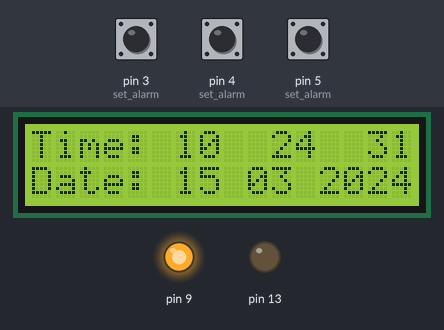
A sketch run on a simulated Arduino Uno, built with avr-gcc and run on an emulated ATmega328P. Shown: 16×2 character LCD, output pins drawn as LEDs (lit = HIGH). Dashed ring = blinking. Inputs (shaded band) come from the test bench; at power-on: pin 5 (set_alarm) HIGH, pin 3 (set_alarm) HIGH, pin 4 (set_alarm) HIGH. The local clock reads 2024-03-15 10:24:30 at power-on unless the sketch sets it; what the sketch prints to the serial monitor is not drawn.

Above: at 1.7 s.
1.8 s: pin 5 (set_alarm) pulled LOW for 0.15 s
At 3.2 s:
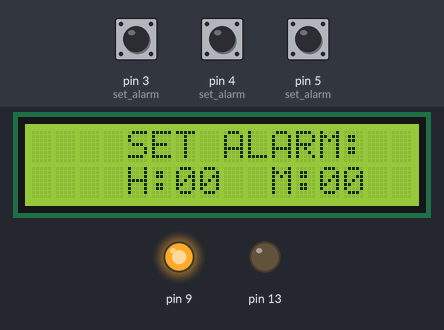
3.5 s: pin 5 (set_alarm) pulled LOW for 1 s
At 4.41 s:
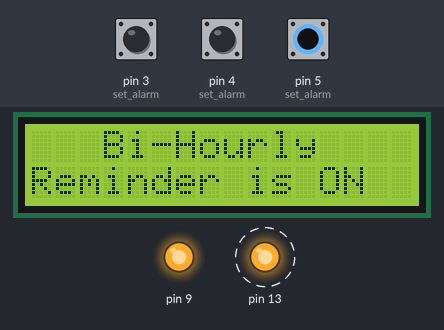
6.0 s: pin 5 (set_alarm) pulled LOW for 3.2 s
At 6.31 s:
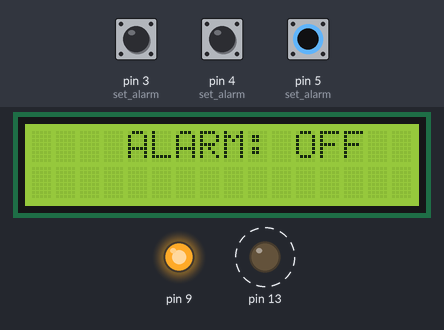
10.7 s: pin 3 (set_alarm) pulled LOW for 3.2 s
At 15.1 s:
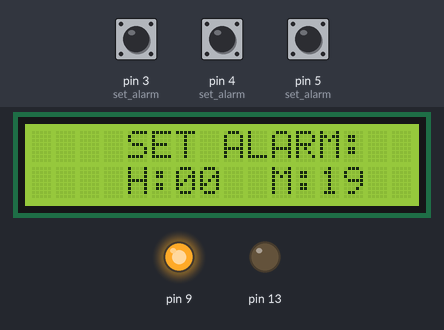
15.4 s: pin 4 (set_alarm) pulled LOW for 0.15 s
At 15.9 s:
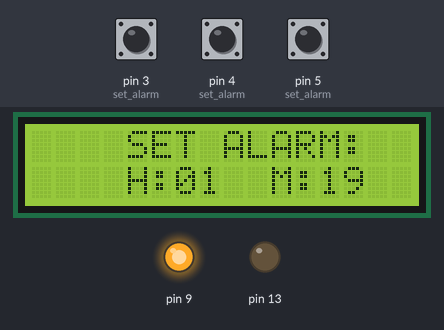
17.1 s: pin 3 (set_alarm) pulled LOW for 0.15 s
At 18.2 s:
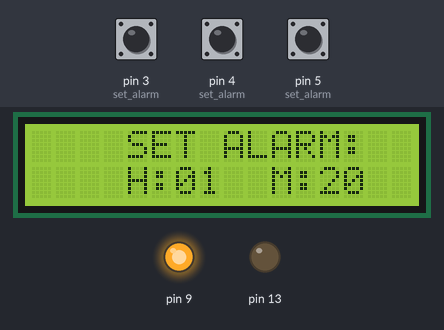
Timing chart, 0 to 19.7 s (numbered marks = the images above; inputs shaded):
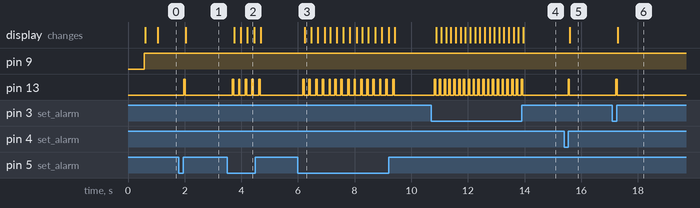

Measured:
- after the input at 1.8 s, pin 13: LOW → HIGH after 0.16 s, → LOW 0.05 s later; the display: changes after 0.24 s (image 1)
- after the input at 3.5 s, pin 13: alternates HIGH for 0.05 s and LOW for 0.18 s, 10 changes in all, then stays LOW, starting after 0.19 s; the display: first changes after 0.25 s (image 2 shows a later state)
- after the input at 6.0 s, pin 13: alternates HIGH for 0.05 s and LOW for 0.18 s, 30 changes in all, then stays LOW, starting after 0.17 s; the display: changes after 0.24 s (image 3)
- after the input at 10.7 s, pin 13: alternates HIGH for 0.05 s and LOW for 0.12 s, 38 changes in all, then stays LOW, starting after 0.12 s; the display: first changes after 0.19 s (image 4 shows a later state)
- after the input at 15.4 s, pin 13: LOW → HIGH after 0.14 s, → LOW 0.05 s later; the display: changes after 0.20 s (image 5)
- after the input at 17.1 s, pin 13: LOW → HIGH after 0.13 s, → LOW 0.05 s later; the display: changes after 0.20 s (image 6)

The sketch:

clock-code.ino
```cpp
/*
Credits for libraries used:
  DS1307RTC.h by Michael Margolis,Paul Stoffregen
  LiquidCrystal_I2C.h by Frank de Brabander, Marco Schwartz
  Wire.h by Arduino
  TimeLib.h by Paul Stoffregen


ARDUINO CLOCK PROJECT DEVELOPED BY KARTHIK J
GitHub: https://github.com/karthik4j/

Wiring for external USB programmer: yellow -reset grey & white TX and RX black  GND
*/
#include <LiquidCrystal_I2C.h>
LiquidCrystal_I2C lcd(0x27,16,2);  // set the LCD address to 0x27 for a 16 chars and 2 line display
#include <Wire.h>
#include <TimeLib.h>
#include <DS1307RTC.h>
\
//variables to store button state
bool btn_1 =0;
bool btn_2 =0;
bool btn_3 =0;
//hourly reminder feature to add;

int menu = 0;                   //a variable to choose the current screen
int alarm_hour = 6;             //a variable to store the hour to ring the alarm
int alarm_minute = 25;           //a variable to store the minute to ring the alarm

bool alarm_trigger = false;  //a variable to constantly ring the alarm and make sure it does not turn off till the user dissmes the alarm
int alarm_now = false;       //a variable to enable or disable the alarm

int brightness = 255;        //a variable to set brigtness(default is full (255))
int nightmode = 0;           //a variable to turn on or off night mode
int reminder = 1;

void setup()
{
  Serial.begin(9600);
  lcd.init();
  lcd.backlight();
  lcd.setCursor(0,0);
  lcd.print("Alarm Clock");
  delay(500);
  lcd.clear();
  pinMode(3,INPUT);
  pinMode(13,OUTPUT);
  pinMode(4,INPUT);
  pinMode(5,INPUT);
  pinMode(9,OUTPUT);

  if (RTC.chipPresent()) {
      Serial.println("The DS1307 is stopped.  Please run the SetTime");
    } else {
      Serial.println("DS1307 read error! Check SDA,SCL wiring");
      Serial.println();
    }
}

void chirp()
//chirp is the sound produced when any button is pressed.
//Nightmode is a flag that checks if the user want the clock to operate without disturbing anyone sleeping next to them
//also disables hourly reminders (will be covered later in the code)
{
  if(nightmode != 1)
  digitalWrite(13,HIGH);
  delay(50);
  digitalWrite(13,LOW);
}
void turn_on_alarm()
//Menu to set or reset the alarm. 'On' means the alarm will set for the allocated time.
//'off' means alarm won't go off even if time has been set by user.


//code to set or reset the alarm.
{
   if (alarm_now == 1)
 {
  lcd.setCursor(4,0) ;
  lcd.print("ALARM ON  ");


 }

 else
 {
  lcd.setCursor(4,0) ;
  lcd.print("ALARM: OFF");
 }
//get user input and toggle between on and off
 if(btn_2 == LOW)
 {
   delay(150);
         chirp();

   alarm_now++;
}
  if(alarm_now >=2){alarm_now =0;}
}
void set_alarm()
//Menu to set alarm_time and alarm_hour.
//Alarm time is set to current time so it's easier to adjust the alarm time.
//This helps us to reduce the number of button presses to set the time.
//Gets the time to set alarm from user using buttons on the clock

{

while( btn_1!= LOW)  {
  //need to include this as the button read value is not updated when stuck in a whie loop as the data is read from the main loop so we have to read it again
  btn_1 = digitalRead(5);
  btn_2 = digitalRead(4);
  btn_3 = digitalRead(3);

  lcd.setCursor(4,0);
  lcd.print("SET ALARM: ");

if(alarm_hour < 10)
{
  lcd.setCursor(4,1);
  lcd.print("H:0"+ String(alarm_hour));
}
else
{
  lcd.setCursor(4,1);
  lcd.print("H:"+ String(alarm_hour));
}
  if(alarm_minute < 10)
  {
  lcd.setCursor(10,1);
  lcd.print("M:0"+String(alarm_minute));
  }
  else
  {
  lcd.setCursor(10,1);
  lcd.print("M:"+String(alarm_minute));
  }

  //get user input  and set hour and minute accordingly
  if(btn_2 == LOW)
  {
    alarm_hour++;
    delay(100);
    chirp();
   if(alarm_hour > 23){alarm_hour = 0;}
  }
  if(btn_3 == LOW)
  {  delay(100);
      chirp();
    alarm_minute++;
    if(alarm_minute > 59){alarm_minute = 00;}
  } }

}

void set_brightness()
//Menu used to change/set the  brightness of the LCD screen.
//Gets the value from user using one of the buttons.
//User cannot change the brightness if the clock is in nightmode, i.e. DND Mode
//Default brightness in nightmode is 20 (not percent)
//Highest is 255.
//User can set brightness 0 in day-mode (when nightmode is off)
//This is not a bug, it is a feature.
{
  lcd.setCursor(0,0);
  lcd.print("Brightness:  "+String(brightness)+"   ");

  if(nightmode ==  1)
  {
    lcd.setCursor(0,1);
    lcd.print("Night mode: ON ");
    brightness=20;
  }
  else
  {
    lcd.setCursor(0,1);
    lcd.print("Night mode: OFF");
  }

  if(btn_2 == LOW)
  {
    brightness = brightness+10;
    delay(100);
    chirp();
    if(brightness >= 255)
    {
      brightness = 0;
    }
  }

  if(btn_3 == LOW)
  {
    nightmode++;
    delay(100);
        chirp();
    if(nightmode >= 2){nightmode = 0;}
  }

}

void alarm_ring(){
    alarm_trigger = true;
    lcd.clear();

    lcd.setCursor(4,0);
    lcd.print("TIME'S UP");
\

  while (alarm_trigger == true)
  {

\
    analogWrite(9,255);

    digitalWrite(13,1);
    delay(50);
    digitalWrite(13,0);
    delay(50);

    digitalWrite(13,1);
    delay(50);
    digitalWrite(13,0);
    delay(50);


    digitalWrite(13,1);
    delay(50);
    digitalWrite(13,0);
    delay(50);

    digitalWrite(13,1);
    delay(50);
    digitalWrite(13,0);
    delay(50);

    analogWrite(9,0);
    delay(600);


  if( digitalRead(4)==LOW)
   {
    digitalWrite(13,LOW);
    brightness = 255;
    alarm_trigger = false;
    alarm_now = false;
     lcd.clear();
   }
  }
}

void hourly_reminder()
{
// hourly reminder is a feature that alerts the user about the passage of time.
// it beeps every 30 minutes
// it does not beep if "nightmode" is turned on
// it only beeps from 7 am to 11 pm

  if(btn_2 == 0)
  {
    reminder = reminder+1;
    delay(150);
        chirp();
    if (reminder > 2){reminder = 0;}
  }
  if (reminder == 1)
  {
    lcd.setCursor(3,0);
    lcd.print("Bi-Hourly");
    lcd.setCursor(0,1);
    lcd.print("Reminder is ON ");

  }
  else
  {
    lcd.setCursor(3,0);
    lcd.print("Bi-Hourly");
    lcd.setCursor(0,1);
    lcd.print("Reminder is OFF");
  }
  }


 void loop()
{

 //RTC module time structure
 tmElements_t tm;
 analogWrite(9,brightness);


  btn_1 = digitalRead(5);
  btn_2 = digitalRead(4);
  btn_3 = digitalRead(3);

 // to toggle between the menus
 if(btn_1 == 0)
 {
  menu = menu+1;
  delay(150);
      chirp();
  if(menu >4)
  {menu = 0;}
  lcd.clear();
 }
//menu to set alarm time. Calls the function set_alarm() to do this.
//also sets the alarm_hour and alarm_minute to current hour and minute so it's easier to set the time while setting the alarm.
if(menu == 1)
  {
    if(alarm_now == 0){alarm_hour=tm.Hour;alarm_minute=tm.Minute;}
    set_alarm();
  }
if(menu == 2){turn_on_alarm();}  //after setting the alarm time, user can decide whether or not to turn on or off the alarm.
if(menu == 3){set_brightness();} //set brigtness and decide if you want to turn on "nightmode"
if(menu == 4){hourly_reminder();} //turn on or off 'bi-hourly reminder according to the user's choice.


 if(RTC.read(tm)) //checks if it can read the time. If the RTC module looses power at any point or if the on-board battery is depleted it will set the time to 255:255:255 to let the board know that time needs to be set again.
 {

  //if nightmode is on then the LCD backlight is turned off so that it does not disturb the user's sleep.
  //This only works if both nightmode is on and if it is night time (i.e. 22 hrs + or 10PM)
  if(tm.Hour > 22 and nightmode == 1)
  {
    brightness = 0;
  }

//checks if the board was able to establish an connection with the RTC module and to check if the time is set properly.
// If the battery is dead or if there are any issues with the wiring this will be false and will alert the user to set the program using the SetTime program.
  if (RTC.chipPresent()==false)
  {
        lcd.setCursor(6,1);
        lcd.print('3');
        Serial.print("ERROR");

  }
  if(alarm_now  == 1) //alarm_now is a flag used to decide whether or not to ring the alarm for a set alarm time.
  {

    if(tm.Hour == alarm_hour and tm.Minute == alarm_minute and tm.Second == 0 ) //checks if it's time to ring
   {alarm_ring();} //rings the alarm once this is executed. It will not stop to ring unless the user wakes up or if the button is pressed. Can run indefinitely.
  }

  if(reminder == true && nightmode != 1)
   // Checks if the user has enabled bi-hourly reminders and if nightmode is off. If both conditions are satisfied then the clock reminds the user every half an hour till 22:00:00 or 10PM
   // Automatically starts alerting user once its morning again.
  {
    if(tm.Hour<=22 and tm.Hour >7 )
    {
    if(tm.Minute == 30 and tm.Second == 0 or tm.Minute == 00 and tm.Second == 0)
    {
      digitalWrite(13,1);
      delay(100);
      digitalWrite(13,0);

    }

  }
 }
 }
// MENU = 0 means to display just the time. No functions are called in this part. Only the background condtions are checked such as hourly reminder, alarm and nightmode conditons.
if(menu ==0 )
{

      lcd.setCursor(0,0);
      lcd.print("Time:");
      lcd.setCursor(0,1);
      lcd.print("Date:");

    if(tm.Second%2 == 0)
    {
      lcd.setCursor(8,1);
      lcd.print(":");

      lcd.setCursor(11,1);
      lcd.print(":");

      lcd.setCursor(8,0);
      lcd.print(":");

      lcd.setCursor(13,0);
      lcd.print(":");


    }
    else
    {

      lcd.setCursor(8,1);
      lcd.print(" ");

      lcd.setCursor(11,1);
      lcd.print(" ");

      lcd.setCursor(8,0);
      lcd.print(" ");

      lcd.setCursor(13,0);
      lcd.print(" ");
    }

     //-----------------------------------------------------------------------------------
      if(tm.Second < 10)
      {
        lcd.setCursor(14,0);
        lcd.print("0"+String(tm.Second));
      }
      else
      {
       lcd.setCursor(14,0);
       lcd.print(tm.Second);
      }
      if(tm.Minute < 10)
      {
       lcd.setCursor(10,0);
       lcd.print("0"+String(tm.Minute));


      }
      else
      {
        lcd.setCursor(10,0);
        lcd.print(tm.Minute);
      }

      if(tm.Hour < 10)
      {
        lcd.setCursor(6,0);
        lcd.print("0"+String(tm.Hour));
      }
      else
      {
        lcd.setCursor(6,0);
        lcd.print(tm.Hour);
      }
    //------------------------------------------------------------------
    if(tm.Day < 10)
      {
        lcd.setCursor(6,1);
        lcd.print("0"+String(tm.Day));
      }
      else
      {
       lcd.setCursor(6,1);
       lcd.print(tm.Day);
      }
      if(tm.Month < 10)
      {
       lcd.setCursor(9,1);
       lcd.print("0"+String(tm.Month));

      }
      else
      {
        lcd.setCursor(9,1);
        lcd.print(tm.Month);
      }


      lcd.setCursor(12,1);
      lcd.print(tmYearToCalendar(tm.Year));
}
}
```
